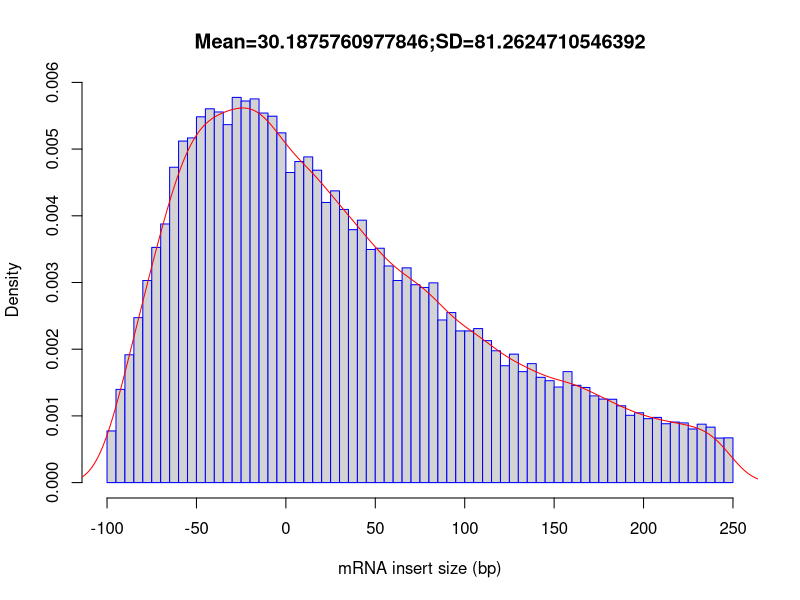

Recreate this plot in R.
out_file = 'CONTROL_REP4'
pdf('CONTROL_REP4.inner_distance_plot.pdf')
fragsize=rep(c(-247.5,-242.5,-237.5,-232.5,-227.5,-222.5,-217.5,-212.5,-207.5,-202.5,-197.5,-192.5,-187.5,-182.5,-177.5,-172.5,-167.5,-162.5,-157.5,-152.5,-147.5,-142.5,-137.5,-132.5,-127.5,-122.5,-117.5,-112.5,-107.5,-102.5,-97.5,-92.5,-87.5,-82.5,-77.5,-72.5,-67.5,-62.5,-57.5,-52.5,-47.5,-42.5,-37.5,-32.5,-27.5,-22.5,-17.5,-12.5,-7.5,-2.5,2.5,7.5,12.5,17.5,22.5,27.5,32.5,37.5,42.5,47.5,52.5,57.5,62.5,67.5,72.5,77.5,82.5,87.5,92.5,97.5,102.5,107.5,112.5,117.5,122.5,127.5,132.5,137.5,142.5,147.5,152.5,157.5,162.5,167.5,172.5,177.5,182.5,187.5,192.5,197.5,202.5,207.5,212.5,217.5,222.5,227.5,232.5,237.5,242.5,247.5),times=c(0,0,0,0,0,0,0,0,0,0,0,0,0,0,0,0,0,0,0,0,0,0,0,0,0,0,0,0,0,0,245,442,606,782,958,1115,1226,1495,1619,1634,1734,1772,1757,1697,1826,1809,1819,1752,1737,1658,1470,1522,1544,1481,1328,1383,1295,1199,1244,1105,1111,1027,958,1018,938,925,947,771,806,719,719,730,673,625,554,609,526,564,499,483,453,526,461,451,411,396,395,364,319,331,303,309,279,287,283,254,277,263,211,212))
frag_sd = sd(fragsize)
frag_mean = mean(fragsize)
frag_median = median(fragsize)
write(x=c("Name","Mean","Median","sd"), sep="	", file=stdout(),ncolumns=4)
write(c(out_file,frag_mean,frag_median,frag_sd),sep="	", file=stdout(),ncolumns=4)
hist(fragsize,probability=T,breaks=100,xlab="mRNA insert size (bp)",main=paste(c("Mean=",frag_mean,";","SD=",frag_sd),collapse=""),border="blue")
lines(density(fragsize,bw=10),col='red')
dev.off()
